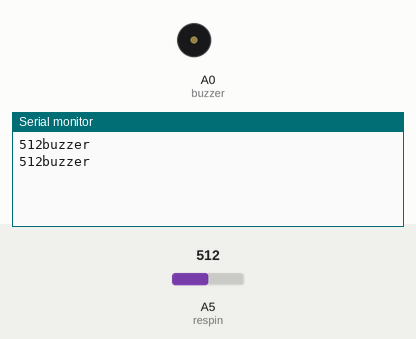
Recording of a sketch running on a simulated Arduino Uno, built with avr-gcc and run on an emulated ATmega328P. On the bench: buzzer (waves = sounding), the last lines printed to the serial monitor. Inputs (shaded band) come from the test bench; at power-on: A5 (respin) = 512.

Above: at 1.8 s.
1.9 s: A5 (respin) set to 319
At 2.8 s:
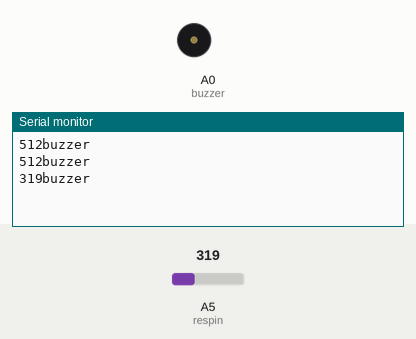
3.4 s: A5 (respin) set to 285
At 4.7 s:
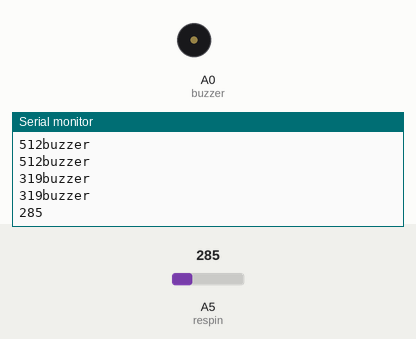

The sketch:

WaterSesorAnalogINputDone.ino
```cpp
int res_val = 0 ;
int respin = A5;
int buzzer = A0;
void setup() {
  Serial.begin(9600);
}

void loop() {
  res_val = analogRead(respin);
  Serial.print(res_val);
  if(res_val>300){
    Serial.print("buzzer");
    tone(buzzer,1000);
    noTone(buzzer);
  }else{
    noTone(buzzer);
    pinMode(buzzer,INPUT);
  }
  Serial.print("\n");
  delay(1000);

}
```

Measured:
- the behaviour switches between 301 and 300 on A5 (respin) (found by bisection; images 1 and 2)
- after the input at 1.9 s, the serial monitor: prints a new line after 0.10 s (image 1)
- after the input at 3.4 s, the serial monitor: prints a new line after 0.60 s (image 2)
